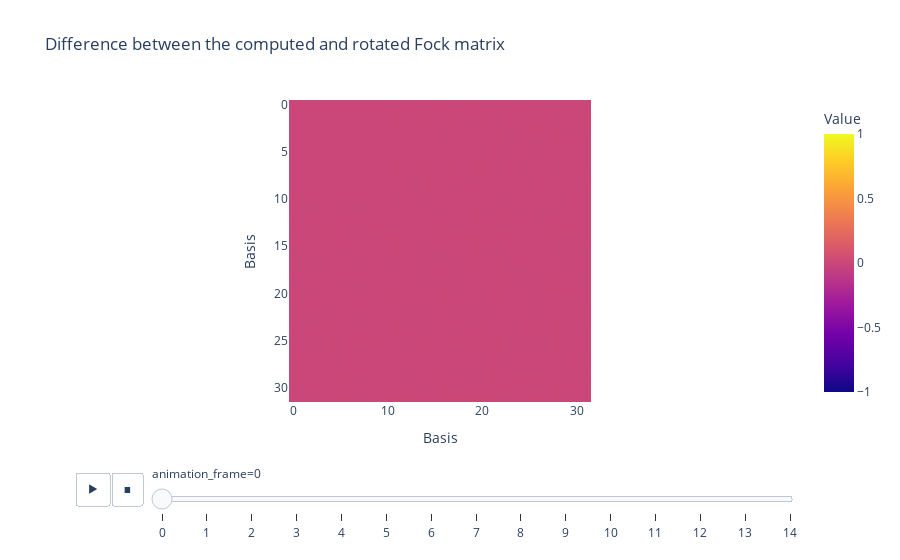

Notebook code for this chart:
### Code cell
minimal_fock_matrices_rotated = np.zeros_like(minimal_fock_matrices)

for i in range(len(angles)):
    minimal_fock_matrices_rotated[i, ...] =  D_matrices[i].T @ minimal_fock_matrices[0, ..., :, :] @ D_matrices[i].T

minimal_fock_matrices_rotated_diff = minimal_fock_matrices - minimal_fock_matrices_rotated 

fig = px.imshow(
    minimal_fock_matrices_rotated_diff[:, 0, 0, ...],
    animation_frame=0,
    labels=dict(x="Basis", y="Basis", color="Value"),
    range_color=[-1, 1],
    title="Difference between the computed and rotated Fock matrix"
)
fig.show()

### Figure 1 — Plotly figure (JSON) as saved in the notebook; plotly's stock layout.template omitted (floating-point values rounded to 4 significant figures; data arrays with more than 128 entries replaced by an {"elided": "..."} marker saying what was removed)
{"data": [{"coloraxis": "coloraxis", "hovertemplate": "Basis: %{x}<br>Basis: %{y}<br>Value: %{z}<extra></extra>", "name": "0", "type": "heatmap", "xaxis": "x", "yaxis": "y", "z": {"elided": "32x32 float values"}}], "layout": {"coloraxis": {"cmax": 1, "cmin": -1, "colorbar": {"title": {"text": "Value"}}, "colorscale": [[0, "#0d0887"], [0.1111, "#46039f"], [0.2222, "#7201a8"], [0.3333, "#9c179e"], [0.4444, "#bd3786"], [0.5556, "#d8576b"], [0.6667, "#ed7953"], [0.7778, "#fb9f3a"], [0.8889, "#fdca26"], [1, "#f0f921"]]}, "sliders": [{"active": 0, "currentvalue": {"prefix": "animation_frame="}, "len": 0.9, "pad": {"b": 10, "t": 60}, "steps": [{"args": [["0"], {"frame": {"duration": 0, "redraw": true}, "fromcurrent": true, "mode": "immediate", "transition": {"duration": 0, "easing": "linear"}}], "label": "0", "method": "animate"}, {"args": [["1"], {"frame": {"duration": 0, "redraw": true}, "fromcurrent": true, "mode": "immediate", "transition": {"duration": 0, "easing": "linear"}}], "label": "1", "method": "animate"}, {"args": [["2"], {"frame": {"duration": 0, "redraw": true}, "fromcurrent": true, "mode": "immediate", "transition": {"duration": 0, "easing": "linear"}}], "label": "2", "method": "animate"}, {"args": [["3"], {"frame": {"duration": 0, "redraw": true}, "fromcurrent": true, "mode": "immediate", "transition": {"duration": 0, "easing": "linear"}}], "label": "3", "method": "animate"}, {"args": [["4"], {"frame": {"duration": 0, "redraw": true}, "fromcurrent": true, "mode": "immediate", "transition": {"duration": 0, "easing": "linear"}}], "label": "4", "method": "animate"}, {"args": [["5"], {"frame": {"duration": 0, "redraw": true}, "fromcurrent": true, "mode": "immediate", "transition": {"duration": 0, "easing": "linear"}}], "label": "5", "method": "animate"}, {"args": [["6"], {"frame": {"duration": 0, "redraw": true}, "fromcurrent": true, "mode": "immediate", "transition": {"duration": 0, "easing": "linear"}}], "label": "6", "method": "animate"}, {"args": [["7"], {"frame": {"duration": 0, "redraw": true}, "fromcurrent": true, "mode": "immediate", "transition": {"duration": 0, "easing": "linear"}}], "label": "7", "method": "animate"}, {"args": [["8"], {"frame": {"duration": 0, "redraw": true}, "fromcurrent": true, "mode": "immediate", "transition": {"duration": 0, "easing": "linear"}}], "label": "8", "method": "animate"}, {"args": [["9"], {"frame": {"duration": 0, "redraw": true}, "fromcurrent": true, "mode": "immediate", "transition": {"duration": 0, "easing": "linear"}}], "label": "9", "method": "animate"}, {"args": [["10"], {"frame": {"duration": 0, "redraw": true}, "fromcurrent": true, "mode": "immediate", "transition": {"duration": 0, "easing": "linear"}}], "label": "10", "method": "animate"}, {"args": [["11"], {"frame": {"duration": 0, "redraw": true}, "fromcurrent": true, "mode": "immediate", "transition": {"duration": 0, "easing": "linear"}}], "label": "11", "method": "animate"}, {"args": [["12"], {"frame": {"duration": 0, "redraw": true}, "fromcurrent": true, "mode": "immediate", "transition": {"duration": 0, "easing": "linear"}}], "label": "12", "method": "animate"}, {"args": [["13"], {"frame": {"duration": 0, "redraw": true}, "fromcurrent": true, "mode": "immediate", "transition": {"duration": 0, "easing": "linear"}}], "label": "13", "method": "animate"}, {"args": [["14"], {"frame": {"duration": 0, "redraw": true}, "fromcurrent": true, "mode": "immediate", "transition": {"duration": 0, "easing": "linear"}}], "label": "14", "method": "animate"}], "x": 0.1, "xanchor": "left", "y": 0, "yanchor": "top"}], "title": {"text": "Difference between the computed and rotated Fock matrix"}, "updatemenus": [{"buttons": [{"args": [null, {"frame": {"duration": 500, "redraw": true}, "fromcurrent": true, "mode": "immediate", "transition": {"duration": 500, "easing": "linear"}}], "label": "&#9654;", "method": "animate"}, {"args": [[null], {"frame": {"duration": 0, "redraw": true}, "fromcurrent": true, "mode": "immediate", "transition": {"duration": 0, "easing": "linear"}}], "label": "&#9724;", "method": "animate"}], "direction": "left", "pad": {"r": 10, "t": 70}, "showactive": false, "type": "buttons", "x": 0.1, "xanchor": "right", "y": 0, "yanchor": "top"}], "xaxis": {"anchor": "y", "constrain": "domain", "domain": [0, 1], "scaleanchor": "y", "title": {"text": "Basis"}}, "yaxis": {"anchor": "x", "autorange": "reversed", "constrain": "domain", "domain": [0, 1], "title": {"text": "Basis"}}}}
